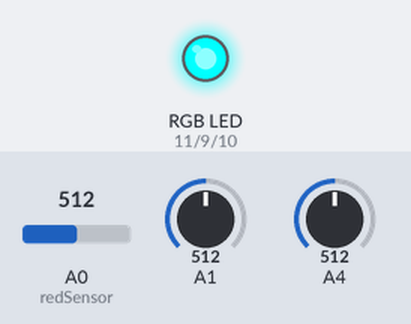
This sketch was run on a simulated Arduino Uno, built with avr-gcc and run on an emulated ATmega328P. Shown: an RGB LED mixed from three pins (HIGH = lit). Dashed ring = blinking. Inputs (shaded band) come from the test bench; at power-on: A0 (redSensor) = 512, A4 = 512, A1 = 512. Dim RGB values are drawn brighter than linear; what the sketch prints to the serial monitor is not drawn.

Above: at 1.2 s.
1.3 s: A0 (redSensor) set to 511
At 2.1 s:
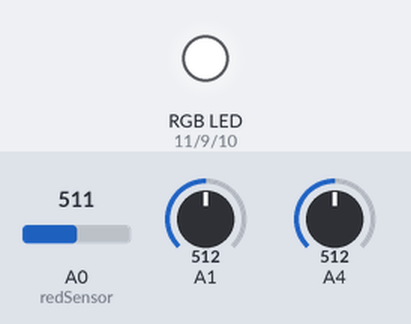
2.9 s: A0 (redSensor) set to 122
At 2.99 s:
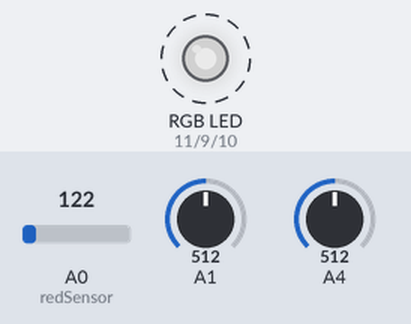
5.9 s: A0 (redSensor) set to 0
At 6.9 s:
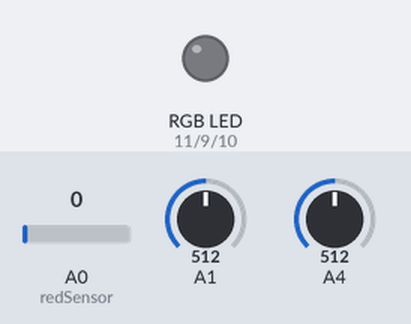
7.5 s: A0 (redSensor) set to 306
At 8.6 s:
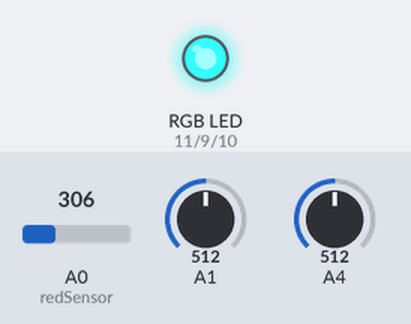
9.1 s: A4 set to 122
At 10.4 s:
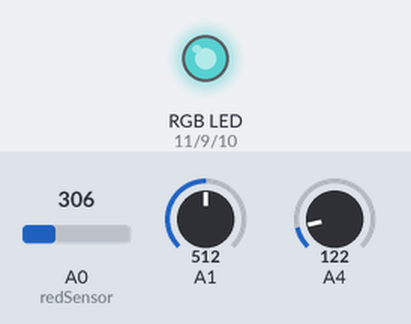
10.7 s: A4 set to 0
At 10.92 s:
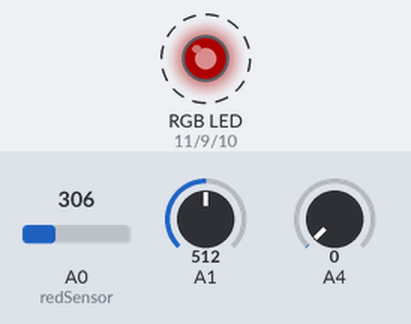
Timing chart, 0 to 14.7 s (numbered marks = the images above; inputs shaded):
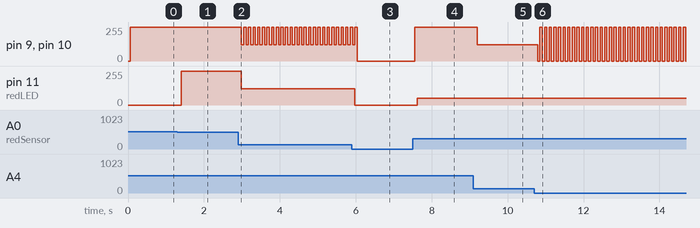

The sketch:

Arduino_Project_04.ino
```cpp
const int greenLED = 9;
const int redLED = 11;
const int blueLED = 10;

const int redSensor = A0;
const int greenSensor = A1;
const int blueSensor = A2;

int redValue = 0;
int blueValue = 0;
int greenValue = 0;

void lesAnalog() {
  redValue = analogRead(redSensor);
  delay(5);
  blueValue = analogRead(blueValue);
  delay(5);
  greenValue = analogRead(greenValue);
}

//skrivAnalog:
void setLEDColor(int red, int blue, int green) {
  analogWrite(redLED, red);
  analogWrite(blueLED, blue);
  analogWrite(greenLED, green);
}

void setup() {
  Serial.begin(9600);

  pinMode(greenLED, OUTPUT);
  pinMode(blueLED, OUTPUT);
  pinMode(redLED, OUTPUT);
}


void loop() {
  lesAnalog();
  delay(50);
  Serial.print(" Grønn: ");
  Serial.print(greenValue);
  Serial.print(" Rød: ");
  Serial.print(redValue);
  Serial.print(" Blue: ");
  Serial.print(blueValue);
  setLEDColor(redValue, blueValue, greenValue);
}
```

Measured:
- the behaviour switches between 512 and 511 on A0 (redSensor) (found by bisection; images 0 and 1)
- after the input at 1.3 s, pin 11 (redLED): 0/255 → 255/255 after 0.10 s
- after the input at 2.9 s, pin 9 (greenLED), pin 10 (blueLED): alternates 255/255 for 0.06 s and 122/255 for 0.06 s, starting after 0.09 s; pin 11 (redLED): 255/255 → 122/255 after 0.09 s
- after the input at 5.9 s, pin 11 (redLED): 122/255 → 0/255 after 0.08 s
- after the input at 7.5 s, pin 9 (greenLED), pin 10 (blueLED): 0/255 → 255/255 after 0.06 s; pin 11 (redLED): 0/255 → 50/255 after 0.12 s
- after the input at 9.1 s, pin 9 (greenLED), pin 10 (blueLED): 255/255 → 122/255 after 0.10 s
- after the input at 10.7 s, pin 9 (greenLED), pin 10 (blueLED): alternates 255/255 for 0.06 s and 0/255 for 0.06 s, starting after 0.09 s
